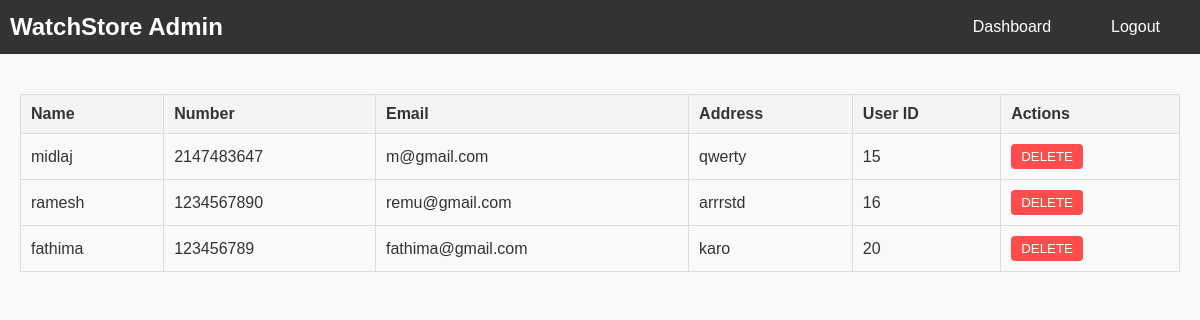
The page /watchstore/users.php on the database its author committed.
### tables this page shows
CREATE TABLE `users` (
  `Name` varchar(15) NOT NULL,
  `Number` int(12) NOT NULL,
  `Email` varchar(40) NOT NULL,
  `Address` varchar(40) NOT NULL,
  `Password` varchar(15) NOT NULL,
  `UserID` int(10) NOT NULL
);

### watchstore/users.php (the view, shortened to what this page needs)
<!DOCTYPE html>
<html lang="en">
<head>
    <link rel="stylesheet" href="adminhome.css">
    <link rel="stylesheet" href="users.css">
</head>
<body>
    <nav class="navbar">
        <div class="logo">
            <h1>WatchStore Admin</h1>
        </div>
        <ul class="nav-links">
            <li><a href="adminhome.html">Dashboard</a></li>
            <li><a href="home.html">Logout</a></li>
        </ul>
    </nav>
<div class="main">
    <?php
        $con = mysqli_connect("localhost", "root", "", "watch_store");
        $sql = "SELECT * FROM `users`";
        $data = mysqli_query($con, $sql);
        if ($data) {
            if (mysqli_num_rows($data) > 0) {
                echo "<table border='1'>";
                echo "<tr>
                    <th>Name</th>
                    <th>Number</th>
                    <th>Email</th>
                    <th>Address</th>
                    <th>User ID</th>
                    <th>Actions</th>
                </tr>";
                while ($value = mysqli_fetch_assoc($data)) {
                    $id=$value['UserID'];
                    echo "<tr>";
                    echo "<td>" . $value['Name'] . "</td>";
                    echo "<td>" . $value['Number'] . "</td>";
                    echo "<td>" . $value['Email'] . "</td>";
                    echo "<td>" . $value['Address'] . "</td>";
                    echo "<td>" . $value['UserID'] . "</td>";
                    echo "<td><form method='post'><button style='background:transperent;' value='{$id}' name='deluser' type='submit'>DELETE</button></form></td>";
                    echo "</tr>";
                }
                echo "</table>";
            } else {
                echo "No users found.";
            }
        } else {
            echo "Error: " . mysqli_error($con);
        }
    ?>
    </div>
</body>
</html>

### watchstore/adminhome.css (style rules this page uses)
* { padding: 0; box-sizing: border-box; }
body { font-family: 'Roboto', sans-serif; background-color: #f4f4f4; color: #333; }
.navbar { background-color: #333; padding: 10px 20px; display: flex; justify-content: space-between; align-items: center; }
.navbar .logo h1 { color: #fff; margin: 0; font-size: 24px; }
.navbar .nav-links { list-style: none; padding: 0; margin: 0; display: flex; align-items: center; }
.navbar .nav-links li { margin: 0 10px; }
.navbar .nav-links a { color: #fff; text-decoration: none; font-size: 16px; padding: 8px 15px; border-radius: 5px; display: inline-block; }

### watchstore/users.css (style rules this page uses)
body { font-family: Arial, sans-serif; margin: 0; padding: 0; background-color: #f9f9f9; }
.navbar { background-color: #333; color: white; padding: 10px; }
.navbar .logo h1 { margin: 0; font-size: 1.5em; }
.navbar .nav-links { list-style-type: none; margin: 0; padding: 0; display: flex; justify-content: center; }
.navbar .nav-links li { margin: 0 15px; }
.navbar .nav-links a { color: white; text-decoration: none; font-size: 1em; }
.main { padding: 20px; max-width: 1200px; margin: auto; }
table { width: 100%; border-collapse: collapse; margin-top: 20px; }
table, th, td { border: 1px solid #ddd; }
th, td { padding: 10px; text-align: left; }
th { background-color: #f4f4f4; }
td button { background-color: #ff4d4d; color: white; border: none; padding: 5px 10px; cursor: pointer; border-radius: 4px; }
h1 { margin: 0; }

### rows shown on the page
users: Name "midlaj", Number "2147483647", Email "m@gmail.com", Address "qwerty", UserID "15"
users: Name "ramesh", Number "1234567890", Email "remu@gmail.com", Address "arrrstd", UserID "16"
users: Name "fathima", Number "123456789", Email "fathima@gmail.com", Address "karo", UserID "20"
